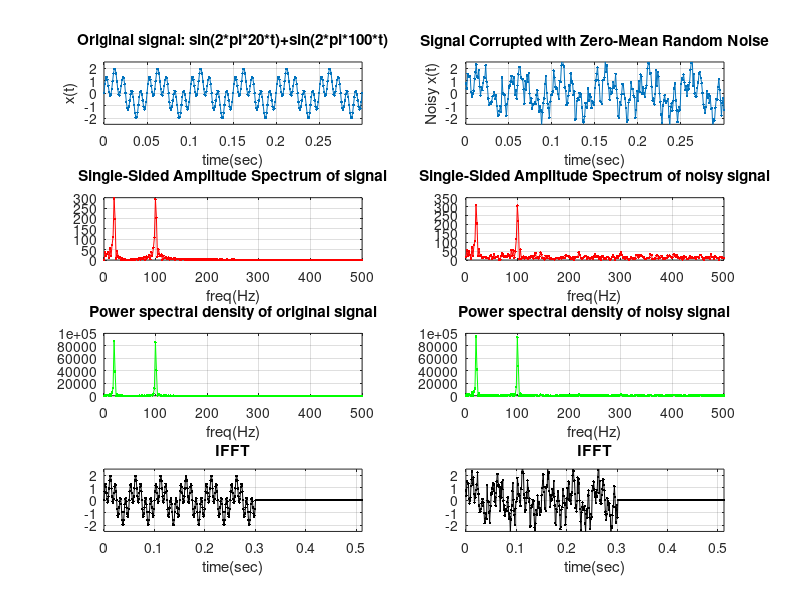

Recreate this plot in MATLAB.
% FFT and IFFT examples

% creating signal
clc;
clear; % clears all variables
close all % close all windows
F1=20;
F2=100;
Fs = 1000;   % Sampling frequency
Ts = 1/Fs;        % Sampling time
t=0:Ts:.3;
x=sin(2*pi*F1*t)+sin(2*pi*F2*t);
L = numel(x);
noisy_x = x+.5*randn(1,L);  % Signal Corrupted with Zero-Mean Random Noise

% FFT
NFFT = pow2(nextpow2(L));  % equivalent to 2^(nextpow2(L))
% NFFT = 301;
fft_x = fft(x,NFFT);        % take FFT
fft_noisy_x = fft(noisy_x,NFFT);
p1 = fft_x.*conj(fft_x);    % mult by complex conjigut to get power (p)
p2 = fft_noisy_x.*conj(fft_noisy_x);
f = Fs/2*linspace(0,1,NFFT/2+1); % determine the vector of frequencies

% IFFT
ifft_x = ifft(fft_x,NFFT);
ifft_noisy_x = ifft(fft_noisy_x,NFFT);

% plotting
figure(1);
subplot(4,2,1);
plot(t,x,'.-');
axis([0 .3 -2.5 2.5])
title('Original signal: sin(2*pi*20*t)+sin(2*pi*100*t)')
xlabel('time(sec)');
ylabel('x(t)');
grid on

subplot(4,2,2);
plot(t,noisy_x,'.-');
axis([0 .3 -2.5 2.5])
title('Signal Corrupted with Zero-Mean Random Noise')
xlabel('time(sec)');
ylabel('Noisy x(t)');
grid on

subplot(4,2,3);
plot(f,2*abs(fft_x(1:NFFT/2+1)),'r.-')
title('Single-Sided Amplitude Spectrum of signal')
xlabel('freq(Hz)');
grid on

subplot(4,2,4);
plot(f,2*abs(fft_noisy_x(1:NFFT/2+1)),'r.-')
title('Single-Sided Amplitude Spectrum of noisy signal')
xlabel('freq(Hz)');
grid on

subplot(4,2,5);
plot(f,4*p1(1:NFFT/2+1),'g.-')
title('Power spectral density of original signal')
xlabel('freq(Hz)');
grid on

subplot(4,2,6);
plot(f,4*p2(1:NFFT/2+1),'g.-')
title('Power spectral density of noisy signal')
xlabel('freq(Hz)');
grid on

subplot(4,2,7);
plot((0:1/(NFFT-1):1)*NFFT*Ts,real(ifft_x),'k.-')
axis([0 .512 -2.5 2.5])
title('IFFT')
xlabel('time(sec)');
grid on

subplot(4,2,8);
plot((0:1/(NFFT-1):1)*NFFT*Ts,real(ifft_noisy_x),'k.-')
axis([0 .512 -2.5 2.5])
title('IFFT')
xlabel('time(sec)');
grid on

